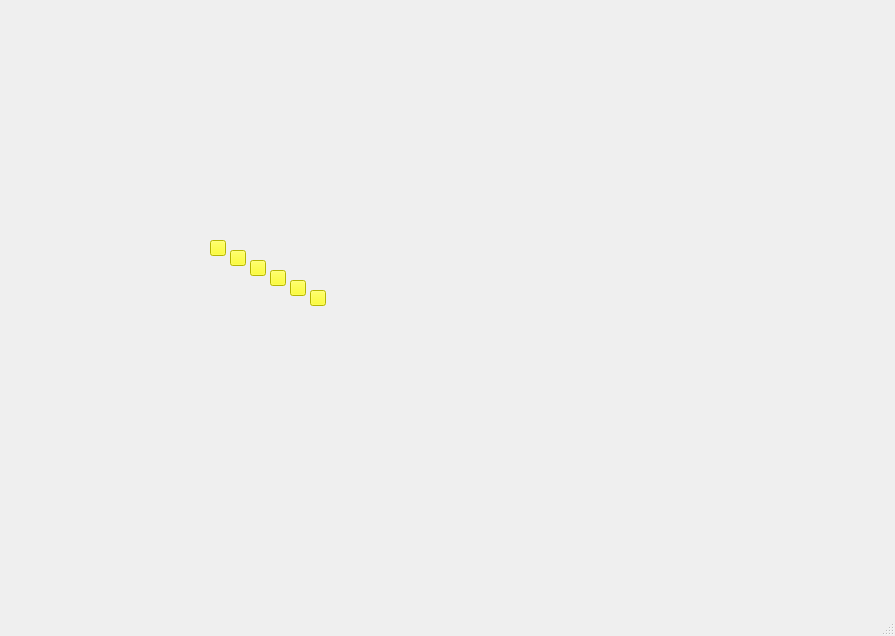
<?xml version="1.0" encoding="UTF-8"?>
<ui version="4.0">
 <class>MainWindow</class>
 <widget class="QMainWindow" name="MainWindow">
  <property name="geometry">
   <rect>
    <x>0</x>
    <y>0</y>
    <width>895</width>
    <height>636</height>
   </rect>
  </property>
  <property name="windowTitle">
   <string>MainWindow</string>
  </property>
  <widget class="QWidget" name="centralwidget">
   <widget class="QLabel" name="label">
    <property name="geometry">
     <rect>
      <x>-70</x>
      <y>-50</y>
      <width>921</width>
      <height>631</height>
     </rect>
    </property>
    <property name="styleSheet">
     <string notr="true">image: url(:/guitar/taylor-517-builders-edition-grand-pacific-acoustic-natural-841106.jpg);</string>
    </property>
    <property name="text">
     <string/>
    </property>
   </widget>
   <widget class="QPushButton" name="pushButton">
    <property name="geometry">
     <rect>
      <x>210</x>
      <y>240</y>
      <width>16</width>
      <height>16</height>
     </rect>
    </property>
    <property name="styleSheet">
     <string notr="true">background-color: rgb(255, 255, 0);</string>
    </property>
    <property name="text">
     <string/>
    </property>
   </widget>
   <widget class="QPushButton" name="pushButton_2">
    <property name="geometry">
     <rect>
      <x>230</x>
      <y>250</y>
      <width>16</width>
      <height>16</height>
     </rect>
    </property>
    <property name="styleSheet">
     <string notr="true">background-color: rgb(255, 255, 0);</string>
    </property>
    <property name="text">
     <string/>
    </property>
   </widget>
   <widget class="QPushButton" name="pushButton_3">
    <property name="geometry">
     <rect>
      <x>250</x>
      <y>260</y>
      <width>16</width>
      <height>16</height>
     </rect>
    </property>
    <property name="styleSheet">
     <string notr="true">background-color: rgb(255, 255, 0);</string>
    </property>
    <property name="text">
     <string/>
    </property>
   </widget>
   <widget class="QPushButton" name="pushButton_4">
    <property name="geometry">
     <rect>
      <x>270</x>
      <y>270</y>
      <width>16</width>
      <height>16</height>
     </rect>
    </property>
    <property name="styleSheet">
     <string notr="true">background-color: rgb(255, 255, 0);</string>
    </property>
    <property name="text">
     <string/>
    </property>
   </widget>
   <widget class="QPushButton" name="pushButton_5">
    <property name="geometry">
     <rect>
      <x>290</x>
      <y>280</y>
      <width>16</width>
      <height>16</height>
     </rect>
    </property>
    <property name="styleSheet">
     <string notr="true">background-color: rgb(255, 255, 0);</string>
    </property>
    <property name="text">
     <string/>
    </property>
   </widget>
   <widget class="QPushButton" name="pushButton_6">
    <property name="geometry">
     <rect>
      <x>310</x>
      <y>290</y>
      <width>16</width>
      <height>16</height>
     </rect>
    </property>
    <property name="styleSheet">
     <string notr="true">background-color: rgb(255, 255, 0);</string>
    </property>
    <property name="text">
     <string/>
    </property>
   </widget>
  </widget>
  <widget class="QMenuBar" name="menubar">
   <property name="geometry">
    <rect>
     <x>0</x>
     <y>0</y>
     <width>895</width>
     <height>21</height>
    </rect>
   </property>
  </widget>
  <widget class="QStatusBar" name="statusbar"/>
 </widget>
 <resources>
  <include location="source.qrc"/>
 </resources>
 <connections/>
</ui>
